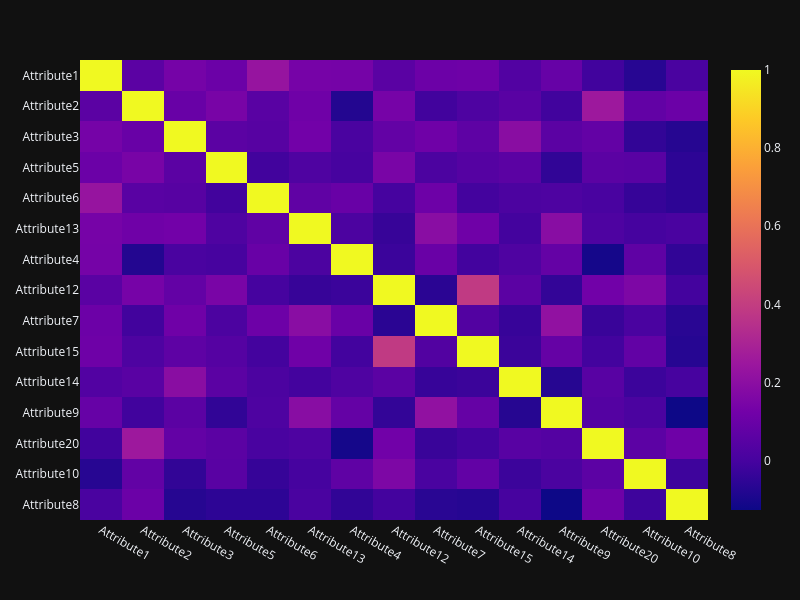

The cell this chart's notebook holds for it:
### Code cell
import plotly.express as px

corr = X_train.corr()
fig = px.imshow(corr, aspect='auto', width=800, height=600)
fig.show()

### Figure 1 — Plotly figure (JSON) as saved in the notebook; plotly's stock layout.template omitted (floating-point values rounded to 4 significant figures; data arrays with more than 128 entries replaced by an {"elided": "..."} marker saying what was removed)
{"data": [{"coloraxis": "coloraxis", "name": "0", "x": ["Attribute1", "Attribute2", "Attribute3", "Attribute5", "Attribute6", "Attribute13", "Attribute4", "Attribute12", "Attribute7", "Attribute15", "Attribute14", "Attribute9", "Attribute20", "Attribute10", "Attribute8"], "y": ["Attribute1", "Attribute2", "Attribute3", "Attribute5", "Attribute6", "Attribute13", "Attribute4", "Attribute12", "Attribute7", "Attribute15", "Attribute14", "Attribute9", "Attribute20", "Attribute10", "Attribute8"], "z": {"elided": "15x15 float values"}, "type": "heatmap", "xaxis": "x", "yaxis": "y", "hovertemplate": "x: %{x}<br>y: %{y}<br>color: %{z}<extra></extra>"}], "layout": {"xaxis": {"anchor": "y", "domain": [0.0, 1.0]}, "yaxis": {"anchor": "x", "domain": [0.0, 1.0], "autorange": "reversed"}, "coloraxis": {"colorscale": [[0.0, "#0d0887"], [0.1111, "#46039f"], [0.2222, "#7201a8"], [0.3333, "#9c179e"], [0.4444, "#bd3786"], [0.5556, "#d8576b"], [0.6667, "#ed7953"], [0.7778, "#fb9f3a"], [0.8889, "#fdca26"], [1.0, "#f0f921"]]}, "margin": {"t": 60}, "height": 600, "width": 800}}
